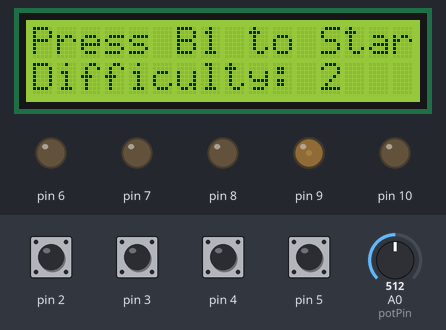
A program run on a simulated Arduino Uno, built with avr-gcc and run on an emulated ATmega328P. Shown: 16×2 character LCD, output pins drawn as LEDs (lit = HIGH). The inputs (shaded band) are chosen by the test bench; at power-on: pin 2–5 HIGH, A0 (potPin) = 512. What the program prints to the serial monitor is not drawn.

Above: at 3.3 s.
3.4 s: pin 2 pulled LOW for 0.15 s
At 4.2 s:
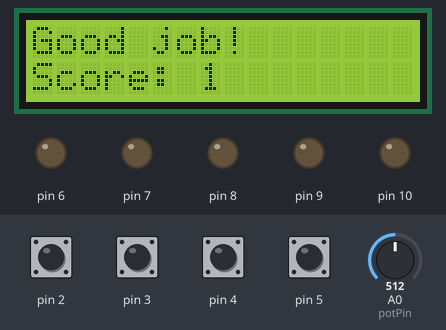
6.5 s: pin 3 pulled LOW for 1 s
At 7.8 s:
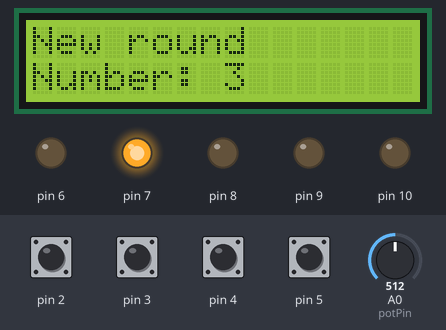
9.0 s: pin 4 pulled LOW for 0.15 s
At 9.9 s:
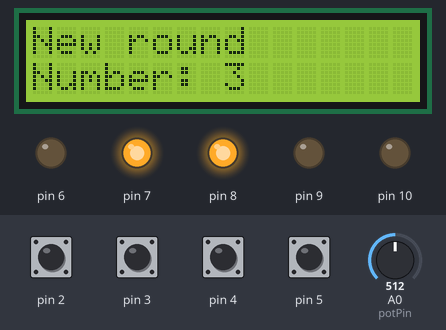
10.6 s: pin 5 pulled LOW for 0.15 s
At 11.2 s:
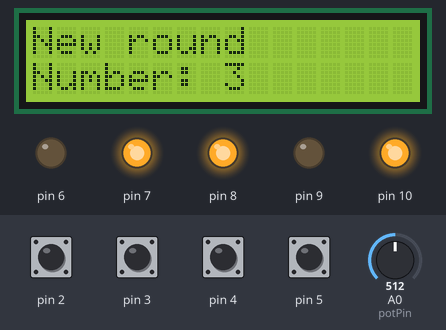
12.2 s: pin 3 pulled LOW for 0.15 s
At 13.4 s:
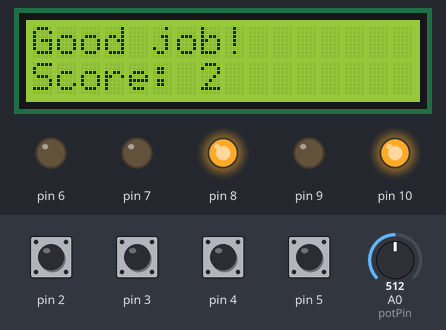
15.3 s: pin 4 pulled LOW for 1 s
At 25.7 s:
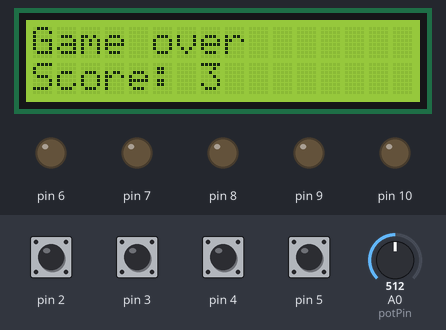
Timing chart, 0 to 26.0 s (numbered marks = the images above; inputs shaded):
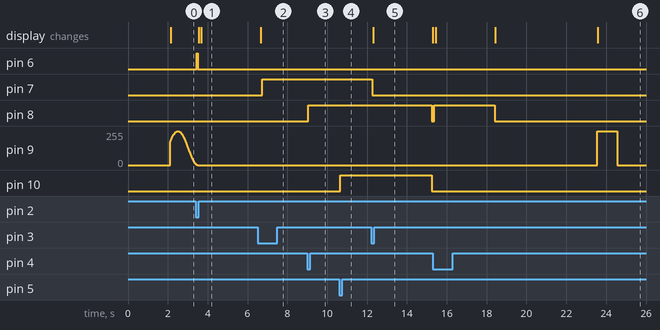

Measured:
- after the input at 3.4 s, pin 6: LOW → HIGH after 0.06 s, → LOW 0.05 s later; pin 9: goes on until 3.5 s, then stays 0/255; the display: first changes after 0.16 s (image 1 shows a later state)
- after the input at 6.5 s, pin 7: LOW → HIGH after 0.24 s
- after the input at 9.0 s, pin 8: LOW → HIGH after 0.05 s
- after the input at 10.6 s, pin 10: LOW → HIGH after 0.05 s
- after the input at 12.2 s, pin 7: HIGH → LOW after 0.05 s; pin 8, pin 10: HIGH → LOW after 3.1 s; pin 9: stays 0/255 (without the input it goes to 255/255 after 2.5 s); the display: changes after 0.11 s (image 5)
- after the input at 15.3 s, pin 8: LOW → HIGH after 0.08 s, → LOW 3.0 s later; the display: first changes after 0.16 s (image 6 shows a later state)
- by itself, pin 9: rises from 0/255 to 254/255 in 0.34 s, then falls to 7/255 in 0.92 s

The program:

main.cpp
```cpp
/*
Assignment No 1
Group 14

Group Members:
1. Keith Barnes
2. Sehen Elzem Altun
3. Mary Anne Selirio
*/
#include <Arduino.h>
#include <avr/sleep.h>
#include <Wire.h>
#include <LiquidCrystal_I2C.h>
#include "ButtonHandler.h"
#include "LedHandler.h"
#include "GameLogic.h"
#include "Debug.h"

LiquidCrystal_I2C lcd(0x27, 16, 2);

enum GameState {
  INITIAL_STATE,
  SLEEP_MODE,
  ROUND_START,
  PLAYER_INPUT,
  SUCCESS_STATE,
  GAME_OVER
};

GameState currentState = INITIAL_STATE;
unsigned long stateStartTime = 0;
int difficulty = 1;
int score = 0;
const int potPin = A0;

void setState(GameState newState);
void handleSleepMode();
void wakeUp();

void setup() {
  Serial.begin(9600);
  randomSeed(analogRead(1)); // use an open pin to seed the random number

  ButtonHandler_init();
  LedHandler_init();
  GameLogic_init();

  lcd.init();
  lcd.backlight();

  pinMode(potPin, INPUT); // initializing the potentiometer

  // attaching interrupts to hardware interrupt pins
  attachInterrupt(digitalPinToInterrupt(2), wakeUp, FALLING);
  attachInterrupt(digitalPinToInterrupt(3), wakeUp, FALLING);

  DEBUG_PRINTLN(F("Game initialized"));

  setState(INITIAL_STATE); // goto initial state
}

void loop() {
  switch (currentState) {
    case INITIAL_STATE:
      difficulty = map(analogRead(potPin), 0, 1023, 1, 4);
      LedHandler_fadeRedLed();

      ButtonHandler_checkButtons();

      lcd.setCursor(0, 1);
      lcd.print(F("Difficulty: "));
      lcd.print(difficulty);

      if (millis() - stateStartTime > 10000) {
        DEBUG_PRINTLN(F("GOING TO SLEEP"));
        setState(SLEEP_MODE);
      }
      if (ButtonHandler_isPressed(0)) {
        DEBUG_PRINTLN(F("NEXT ROUND"));
        setState(ROUND_START);
      }
      break;

    case SLEEP_MODE:
      handleSleepMode();
      break;

    case ROUND_START:
      //GameLogic_generateRandomNumber(); // added in set state
      //GameLogic_resetPlayerAnswer();
      setState(PLAYER_INPUT);
      break;

    case PLAYER_INPUT:
      ButtonHandler_checkButtons();
      if (GameLogic_checkAnswers()) {
        setState(SUCCESS_STATE);
      } else if (millis() - stateStartTime > GameLogic_getRoundTime()) {
        setState(GAME_OVER);
      }
      break;

    case SUCCESS_STATE:
      // display the message for 3 secs
      if (millis() - stateStartTime > 3000) {
        setState(ROUND_START);
      }
      break;

    case GAME_OVER:
      // red led has to be on for 1 sec
      if (millis() - stateStartTime > 1000) {
        LedHandler_setRedLed(LOW);
      }
      // display the message for 3 secs
      if (millis() - stateStartTime > 3000) {
        setState(INITIAL_STATE);
      }
      break;
  }
}

void setState(GameState newState) {
  currentState = newState;
  stateStartTime = millis();

  DEBUG_PRINT(F("State changed to: "));
  DEBUG_PRINT(static_cast<int>(newState));
  DEBUG_PRINT(F(" : "));
  switch (newState) {
    case INITIAL_STATE:
      DEBUG_PRINTLN(F("INITIAL"));

      score = 0; // reset score
      LedHandler_setAllLeds(LOW);
      LedHandler_setRedLed(LOW);

      lcd.clear();
      lcd.setCursor(0, 0);
      lcd.print(F("Welcome to GMB!"));
      delay(2000); // keep this message for 2 secs
      //lcd.setCursor(0, 1);
      //lcd.print(F("Press B1 to Start"));

      lcd.clear();
      lcd.setCursor(0, 0);
      lcd.print(F("Press B1 to Start"));

      break;
    case SLEEP_MODE:
      DEBUG_PRINTLN(F("SLEEP_MODE"));
      break;
    case ROUND_START:
      DEBUG_PRINTLN(F("ROUND_START"));

      LedHandler_setRedLed(LOW);

      ButtonHandler_reset(); // Reset all button inputs and player answers
      //GameLogic_resetPlayerAnswer(); // reset answer just to be sure

      lcd.clear();
      lcd.setCursor(0, 0);
      lcd.print(F("New round"));
      lcd.setCursor(0, 1);
      lcd.print(F("Number: "));

      GameLogic_generateRandomNumber(); // generate a random number & compute correct answer

      lcd.print(GameLogic_getRandomNumber()); // returns the random number
      break;
    case PLAYER_INPUT:
      DEBUG_PRINTLN(F("PLAYER_INPUT"));
      break;
    case SUCCESS_STATE:
      DEBUG_PRINTLN(F("SUCCESS_STATE"));

      score++; // increase score

      // update lcd
      lcd.clear();
      lcd.setCursor(0, 0);
      lcd.print(F("Good job!"));
      lcd.setCursor(0, 1);
      lcd.print(F("Score: "));
      lcd.print(score);

      GameLogic_updateTime(difficulty); // update the time acc to diff
      break;
    case GAME_OVER:
      DEBUG_PRINTLN(F("GAME_OVER"));

      LedHandler_setRedLed(HIGH);

      // display the score
      lcd.clear();
      lcd.setCursor(0, 0);
      lcd.print(F("Game over"));
      lcd.setCursor(0, 1);
      lcd.print(F("Score: "));
      lcd.print(score);
      break;
  }
}

void handleSleepMode() {
  DEBUG_PRINTLN(F("Entering sleep mode"));
  lcd.noBacklight();
  lcd.clear();

  LedHandler_setAllLeds(LOW);
  LedHandler_setRedLed(LOW);

  set_sleep_mode(SLEEP_MODE_PWR_DOWN);
  sleep_enable();
  sleep_mode();

  // Execution resumes here after wake-up
  sleep_disable();
  lcd.backlight();
  DEBUG_PRINTLN(F("Waking up from sleep mode"));
  setState(INITIAL_STATE);
}

void wakeUp() {
  // This function will be called when an interrupt occurs
  // We don't need to do anything here, as the main loop will handle the state change
}
```
